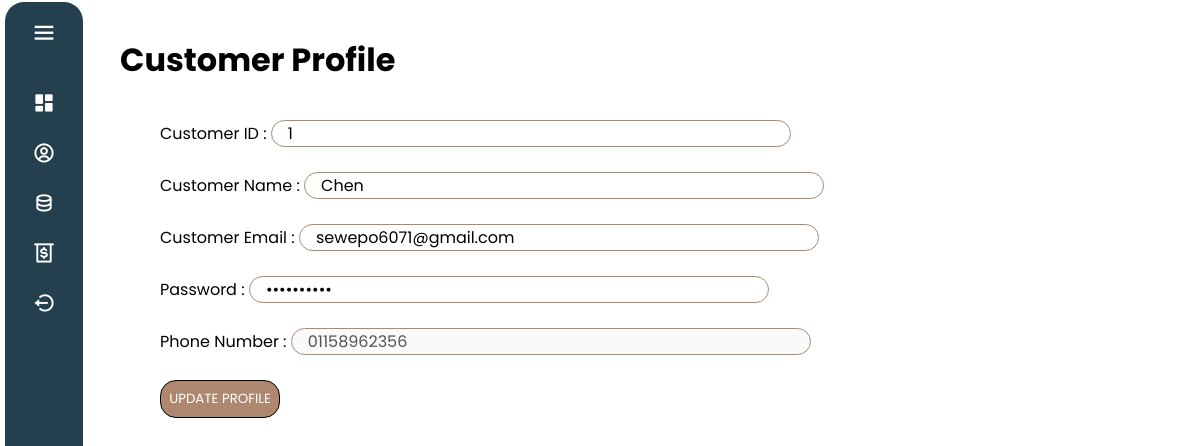
The app's page /PHP/GU_UpdateUserProfile.php (signed in) with its own data.
### tables this page shows
CREATE TABLE `Customer`(
    `Cust_ID` INT AUTO_INCREMENT,
    `Cust_Name` VARCHAR(100),
    `Cust_Password` VARCHAR(10),
    `Cust_Email` VARCHAR(50),
    `Cust_PhoneNum` VARCHAR(12),
    `Cust_Address` VARCHAR(100),
    `Cust_Poscode` VARCHAR(6),
    `Cust_State` VARCHAR(50),
    PRIMARY KEY (`Cust_ID`)
);

### PHP/GU_UpdateUserProfile.php (the view, shortened to what this page needs)
<?php
    include_once 'C:\xampp\htdocs\Foody\Database\db.php';
?>
<!DOCTYPE html>
<html lang="en">
<head>
    <link rel="stylesheet" href="CSS/updateCustProfile.css"/>
</head>
<body>
    <?php include "./GU_Navigationbar.php" ?>
    <h1>Customer Profile</h1>
    <form action="" method="post">
        <?php
            $query = "SELECT * FROM customer WHERE Cust_ID = '{$_SESSION["Cust_login"]}' ";
            $result = mysqli_query($con, $query);
            if(mysqli_num_rows($result) > 0){
                while($row = mysqli_fetch_assoc($result)){
        ?>
        <div class="updateProfile">
                <div class="inputBox">
                    <span class="details">Customer ID :</span>
                    <input type="tezt" id="Cust_ID" name="Cust_ID" value="<?php echo $row['Cust_ID'] ?>" ><br><br>
                </div>
                <div class="inputBox">
                    <span class="details">Customer Name :</span>
                    <input type="text" id="Cust_Name" name="Cust_Name" value="<?php echo $row['Cust_Name'] ?>" ><br><br>
                </div>
                <div class="inputBox">
                    <span class="details">Customer Email :</span>
                    <input type="email" id="Cust_Email" name="Cust_Email" value="<?php echo $row['Cust_Email'] ?>"><br><br>
                </div>
                <div class="inputBox">
                    <span class="details">Password :</span>
                    <input type="password" id="Cust_Password" name="Cust_Password" value="<?php echo $row['Cust_Password'] ?>"><br><br>
                </div>
                <div class="inputBox">
                    <span class="details">Phone Number :</span>
                    <input type="text" id="Cust_PhoneNum" name="Cust_PhoneNum" value="<?php echo $row['Cust_PhoneNum'] ?>" disabled required><br><br>
                </div>
        </div>
        <?php
                }
            }
        ?>
        <button type="submit" class="btn" name="Update">Update Profile</button>
    </form>
</body>
</html>

### PHP/CSS/updateCustProfile.css (style rules this page uses)
* { margin: 0; padding: 0; }
h1 { margin-left: 10%; margin-top: 3%; }
form { margin-top: 3%; }
form .updateProfile .inputBox { padding-left: 10rem; }
.updateProfile .inputBox .details { margin-bottom: 5px; }
.updateProfile .inputBox input { padding-left: 1rem; font-size: 16px; width: 50%; padding-left: 1rem; border: 1.5px solid #AD886E; border-radius: 1rem; }
button { margin-left:10rem; padding: 0.5rem; }
button { height: 100%; width: 10%; border: 1px solid black; border-radius: 1rem; color: white; background: #AD886E; text-transform: uppercase; }

### PHP/CSS/NavigationBar.css (style rules this page uses)
* { margin:0; padding:0; box-sizing: border-box; font-family: 'Poppins',sans-serif; }
body { position: relative; min-height: 100vh; width: 100%; overflow: hidden; }

### records on screen
customer: Cust_ID "1", Cust_Name "Chen", Cust_Email "sewepo6071@gmail.com", Cust_PhoneNum "01158962356"
